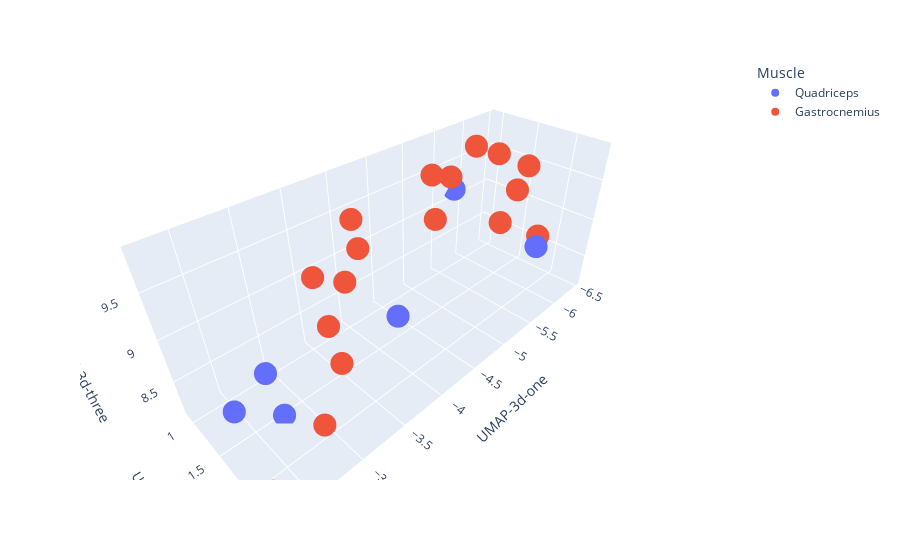

Notebook code for this chart:
### Code cell
fig_UMAP_before_DoD = px.scatter_3d(data_to_visualize, x='UMAP-3d-one', y='UMAP-3d-two', z='UMAP-3d-three', color='Muscle')

fig_UMAP_before_DoD.show()

### Figure 1 — Plotly figure (JSON) as saved in the notebook; plotly's stock layout.template omitted (floating-point values rounded to 4 significant figures)
{"data": [{"hovertemplate": "Muscle=Quadriceps<br>UMAP-3d-one=%{x}<br>UMAP-3d-two=%{y}<br>UMAP-3d-three=%{z}<extra></extra>", "legendgroup": "Quadriceps", "marker": {"color": "#636efa", "symbol": "circle"}, "mode": "markers", "name": "Quadriceps", "scene": "scene", "showlegend": true, "type": "scatter3d", "x": [-5.424, -2.329, -5.829, -2.554, -2.766, -3.988], "y": [2.35, 1.63, 0.8925, 1.873, 1.564, 1.808], "z": [9.128, 8.622, 9.124, 9.078, 8.139, 8.739]}, {"hovertemplate": "Muscle=Gastrocnemius <br>UMAP-3d-one=%{x}<br>UMAP-3d-two=%{y}<br>UMAP-3d-three=%{z}<extra></extra>", "legendgroup": "Gastrocnemius ", "marker": {"color": "#EF553B", "symbol": "circle"}, "mode": "markers", "name": "Gastrocnemius ", "scene": "scene", "showlegend": true, "type": "scatter3d", "x": [-5.876, -6.198, -5.495, -6.128, -5.605, -6.002, -4.407, -3.399, -4.165, -3.016, -3.844, -3.613, -6.435, -2.875, -2.278, -4.84, -3.333], "y": [2.099, 1.668, 1.114, 1.418, 1.658, 1.053, 1.874, 1.494, 1.031, 2.211, 1.375, 0.9868, 1.411, 2.063, 2.129, 1.424, 1.907], "z": [8.951, 9.557, 9.469, 8.745, 9.871, 9.674, 9.662, 8.78, 9.076, 9.095, 9.687, 8.968, 9.084, 8.354, 8.133, 9.805, 9.543]}], "layout": {"legend": {"title": {"text": "Muscle"}, "tracegroupgap": 0}, "margin": {"t": 60}, "scene": {"domain": {"x": [0, 1], "y": [0, 1]}, "xaxis": {"title": {"text": "UMAP-3d-one"}}, "yaxis": {"title": {"text": "UMAP-3d-two"}}, "zaxis": {"title": {"text": "UMAP-3d-three"}}}}}
